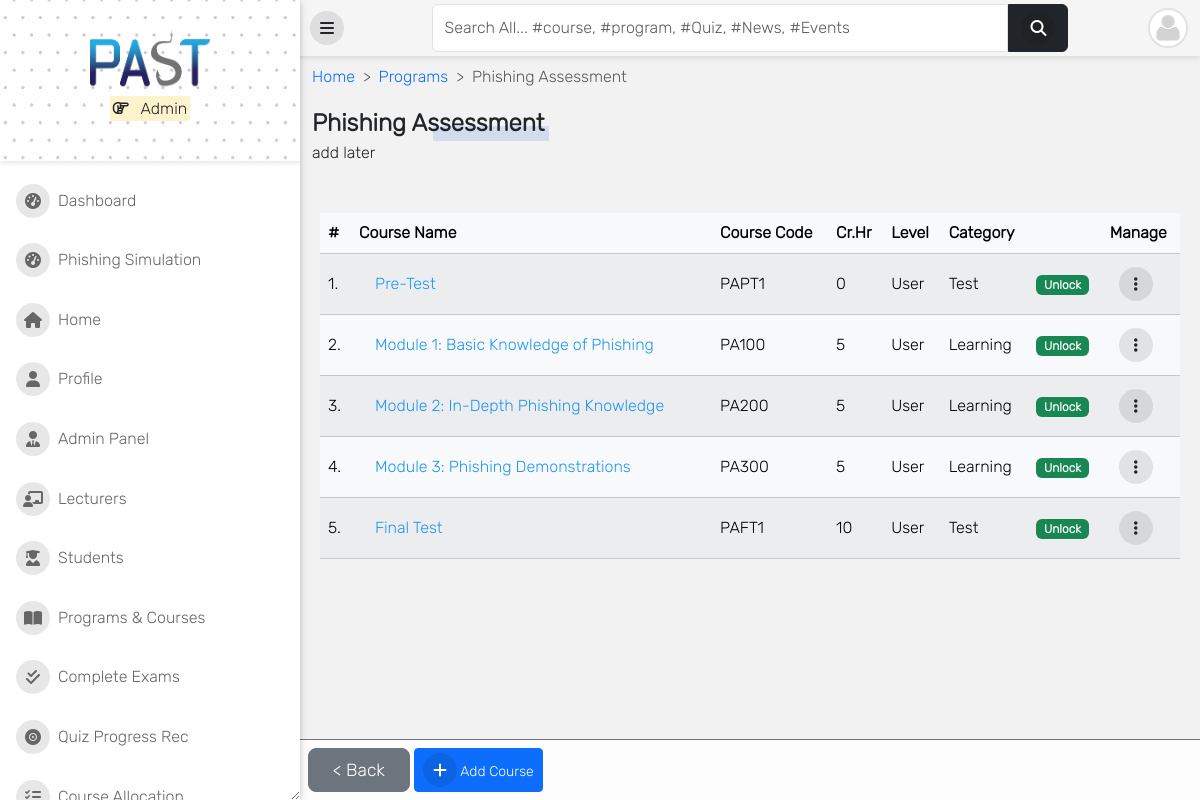
Page /programs/9/detail/ (signed in) on the committed database.
### accounts/models.py (models this page shows, shortened)
class User(AbstractUser):
    is_student = models.BooleanField(default=False)
    is_lecturer = models.BooleanField(default=False)
    is_parent = models.BooleanField(default=False)
    is_dep_head = models.BooleanField(default=False)
    gender = models.CharField(max_length=1, choices=GENDERS, blank=True, null=True)
    phone = models.CharField(max_length=60, blank=True, null=True)
    address = models.CharField(max_length=60, blank=True, null=True)
    picture = models.ImageField(
        upload_to="profile_pictures/%y/%m/%d/", default="default.png", null=True
    )
    email = models.EmailField(blank=True, null=True)
    username_validator = ASCIIUsernameValidator()
    objects = CustomUserManager()
    class Meta:
        ordering = ("-date_joined",)
    @property
    def get_user_role(self):
        if self.is_superuser:
            role = "Admin"
        elif self.is_student:
            role = "User"
        elif self.is_lecturer:
            role = "Lecturer"
        elif self.is_parent:
            role = "Parent"
        return role

### course/models.py (models this page shows, shortened)
class Program(models.Model):
    title = models.CharField(max_length=150, unique=True)
    summary = models.TextField(null=True, blank=True)
    objects = ProgramManager()

class Course(models.Model):
    slug = models.SlugField(blank=True, unique=True)
    title = models.CharField(max_length=200, null=True)
    code = models.CharField(max_length=200, unique=True, null=True)
    credit = models.IntegerField(null=True, default=0)
    summary = models.TextField(max_length=200, blank=True, null=True)
    program = models.ForeignKey(Program, on_delete=models.CASCADE)
    level = models.CharField(max_length=25, choices=LEVEL, null=True)
    category = models.CharField(choices=CATEGORY, max_length=200)
    semester = models.CharField(choices=SEMESTER, blank=True, max_length=200)
    is_elective = models.BooleanField(default=False, blank=True, null=True)
    objects = CourseManager()
    def get_absolute_url(self):
        return reverse("course_detail", kwargs={"slug": self.slug})

### course/views.py (the view)
# urls.py: path("<int:pk>/detail/", program_detail, name="program_detail"),
@login_required
def program_detail(request, pk):
    program = Program.objects.get(pk=pk)
    courses = Course.objects.filter(program_id=pk).order_by("id")
    credits = Course.objects.aggregate(Sum("credit"))
    paginator = Paginator(courses, 10)
    page = request.GET.get("page")
    courses = paginator.get_page(page)
    user = request.user  # Get the logged-in user
    course_progress = {course.id: False for course in courses}  # Default all courses to locked
    completed_courses = CourseProgress.objects.filter(user=user, completed=True).values_list("course_id", flat=True)
    for course in courses:
        if course.id in completed_courses:
            course_progress[course.id] = True
    unlock_next = True
    for index, course in enumerate(courses):
        if course.id not in completed_courses:
            if unlock_next:
                course_progress[course.id] = index == 0 or courses[index - 1].id in completed_courses
                unlock_next = False  # Stop unlocking other courses
            else:
                course_progress[course.id] = False  # Keep all other courses locked
    return render(
        request,
        "course/program_single.html",
        {
            "title": program.title,
            "program": program,
            "courses": courses,
            "credits": credits,
            "course_progress": course_progress,  # Pass the unlock data to the template
        },
    )

### templates/course/program_single.html (shortened to what this page needs)
{% extends 'base.html' %}
{% load static %}
{% load custom_filters %}
{% load i18n%}
{% block content %}
<nav style="--bs-breadcrumb-divider: '>';" aria-label="breadcrumb">
    <ol class="breadcrumb">
        <li class="breadcrumb-item"><a href="/">Home</a></li>
        <li class="breadcrumb-item"><a href="{% url 'programs' %}">Programs</a></li>
        <li class="breadcrumb-item active" aria-current="page">{{ program.title }}</li>
    </ol>
</nav>
<div class="manage-wrap">
    <a href="{% url 'programs' %}" class="btn btn-secondary btn-lg px-4" style="font-size: 1.1rem;">
        {% trans "< Back" %}
    </a>
    {% if request.user.is_superuser %}
        <a class="btn btn-sm btn-primary" href="{% url 'course_add' pk=program.pk %}"><i class="fas fa-plus"></i> Add Course</a>
    {% endif %}
</div>
{% if program %}
<div class="title-1">{{ program.title }}</div>
{% if program.summary %}
<p>{{ program.summary }}</p>
{% endif %}
{% endif %}
<div class="table-responsive p-0 px-2 mt-5">
    <div class="table-shadow">
        <table class="table table-light table-striped">
            <thead>
                <tr>
                    <th>#</th>
                    <th> Course Name </th>
                    <th> Course Code </th>
                    <th> Cr.Hr </th>
                    <th> Level </th>
                    <th> Category </th>
                    <th>  </th>
                    {% if request.user.is_superuser %}
                    <th>Manage</th>
                    {% endif %}
                </tr>
            </thead>
            <tbody>
                {% for course in courses %}
                <tr>
                    <td>{{ forloop.counter }}.</td>
                    {% if request.user.is_student %}
                        <td>
                            {% if course_progress|get_item:course.id %}
                                <a href="{{ course.get_absolute_url }}">
                                    {{ course.title }}
                                </a>
                            {% else %}
                                <span class="text-muted">🔒 {{ course.title }}</span>
                            {% endif %}
                        </td>
                    {% else %}
                        <td>
                            <a href="{{ course.get_absolute_url }}">
                            {{ course.title }}
                            </a>
                        </td>
                    {% endif %}
                    <td>{{ course.code }}</td>
                    <td>{{ course.credit }}</td>
                    <td>{{ course.level }}</td>
                    <td>{{ course.category }}</td>
                    {% if request.user.is_student %}
                        <td>
                        {% if course_progress|get_item:course.id %}
                            <span class="badge bg-success">Unlock</span>
                        {% else %}
                            <span class="badge bg-warning">Locked</span>
                        {% endif %}
                        </td>
                    {% else %}
                        <td>
                            <span class="badge bg-success">Unlock</span>
                        </td>
                    {% endif %}
                    {% if request.user.is_superuser %}
                    <td>
                        <div class="dropstart">
                            <button class="btn btn-sm" type="button" data-bs-toggle="dropdown"
                            data-bs-boundary="window" aria-haspopup="true" aria-expanded="false">
                                <i class="fas fa-ellipsis-v m-0"></i>
                            </button>
                        </div>
                    </td>
                    {% endif %}
                </tr>
                {% endfor %}
            </tbody>
        </table>
    </div>
</div>
{% endblock content %}

### templates/aside.html (shortened to what this page needs)
{% load static %}
<div id="side-nav">
	<div class="main-menu">
		<div class="top-side text-center py-4" style="background-image: url({% static 'img/dotted.jpg' %});">
			<a href="/">
				<img src="{% static 'img/PAST_logo.png' %}" width="120px" alt="Logo PAST">
			</a>
			<p class="text-orange">
				<mark>
					<i class="far fa-hand-point-right"></i>
					{{ request.user.get_user_role }}
				</mark>
			</p>
		</div>
		{% url 'home' as hom %} {% url 'dashboard' as dash %} {% url 'profile' as prof %}
		{% url 'phishing_simulation' as simtool %}
		{% url 'lecturer_list' as lec %}
		{% url 'student_list' as stu %} {% url 'course_allocation_view' as cav %}
		{% url 'programs' as pro %} {% url 'session_list' as sess %} {% url 'semester_list' as sem %}
		{% url 'quiz_progress' as qpr %} {% url 'quiz_marking' as qce %} {% url 'user_course_list' as ucl %}
		{% url 'admin_panel' as admin_p %}
		<ul>
			{% if request.user.is_superuser %}
			<li class="{% if request.path == dash %}active{% endif %}">
				<a href="{% url 'dashboard' %}"><i class="fas fa-tachometer-alt"></i>Dashboard</a>
			</li>
			<li class="{% if request.path == simtool %}active{% endif %}">
				<a href="{% url 'phishing_simulation' %}"><i class="fas fa-tachometer-alt"></i>Phishing Simulation</a>
			</li>
			{% endif %}
			<li class="{% if request.path == hom %}active{% endif %}">
				<a href="{% url 'home' %}"><i class="fas fa-home"></i>Home</a>
			</li>
			<li class="{% if request.path == prof %}active{% endif %}">
				<a href="{% url 'profile' %}"><i class="fas fa-user"></i>Profile</a>
			</li>
			{% if request.user.is_superuser %}
			<li class="{% if request.path == admin_p %}active{% endif %}">
				<a href="{% url 'admin_panel' %}"><i class="fas fa-user-tie"></i>Admin Panel</a>
			</li>
			<li class="{% if request.path == lec %}active{% endif %}">
				<a href="{% url 'lecturer_list' %}"><i class="fas fa-chalkboard-teacher"></i>Lecturers</a>
			</li>
			<li class="{% if request.path == stu %}active{% endif %}">
				<a href="{% url 'student_list' %}"><i class="fas fa-user-graduate"></i>Students</a>
			</li>
			{% endif %}
			<li class="{% if request.path == pro %}active{% endif %}">
				<a href="{% url 'programs' %}"><i class="fas fa-book-open"></i>Programs & Courses</a>
			</li>
			{% if request.user.is_superuser or request.user.is_lecturer %}
			<li class="{% if request.path == qce %}active{% endif %}">
				<a href="{% url 'quiz_marking' %}"><i class="fas fa-check-double"></i>Complete Exams</a>
			</li>
			{% endif %}
			{% if request.user.is_superuser %}
			<li class="{% if request.path == qpr %}active{% endif %}">
				<a href="{% url 'quiz_progress' %}"><i class="fas fa-record-vinyl"></i>Quiz Progress Rec</a>
			</li>
			<li class="{% if request.path == cav %}active{% endif %}">
				<a href="{% url 'course_allocation_view' %}"><i class="fas fa-tasks"></i>Course Allocation</a>
			</li>
			{% endif %}
			<br />
		</ul>
	</div>
</div>

### templates/navbar.html (shortened to what this page needs)
<div id="top-navbar" class="py-1">
	<div class="container">
		<div class="nav-wrapper">
			<div class="toggle-btn" onclick="toggleSidebar()">
				<i class="fas fa-bars"></i>
			</div>
			<form class="form-header" action="{% url 'query' %}" method="GET">
				<input id="primary-search" class="form-control rounded-end-0" type="text" name="q" value="{{ request.GET.q }}"
					placeholder="Search All... #course, #program, #Quiz, #News, #Events" required />
				<button class="btn btn-dark rounded-start-0" type="submit">
					<i class="fas fa-search"></i>
				</button>
			</form>
			<div class="dropdown">
				<div class="avatar border border-2" type="button" data-bs-toggle="dropdown" aria-expanded="false">
					<img src="{{ request.user.picture.url }}">
				</div>
			</div>
		</div>
	</div>
</div>

### templates/aside.html (style rules this page uses)
.top-side { background-size: cover; background-position: top center; }

### rows in the picture
User: user.get_user_role "Admin", user.picture (placeholder picture)
Program: title "Phishing Assessment", summary "add later"
Course: title "Pre-Test", code "PAPT1", credit "0", level "User", category "Test"
Course: title "Module 1: Basic Knowledge of Phishing", code "PA100", credit "5", level "User", category "Learning"
Course: title "Module 2: In-Depth Phishing Knowledge", code "PA200", credit "5", level "User", category "Learning"
Course: title "Module 3: Phishing Demonstrations", code "PA300", credit "5", level "User", category "Learning"
Course: title "Final Test", code "PAFT1", credit "10", level "User", category "Test"
